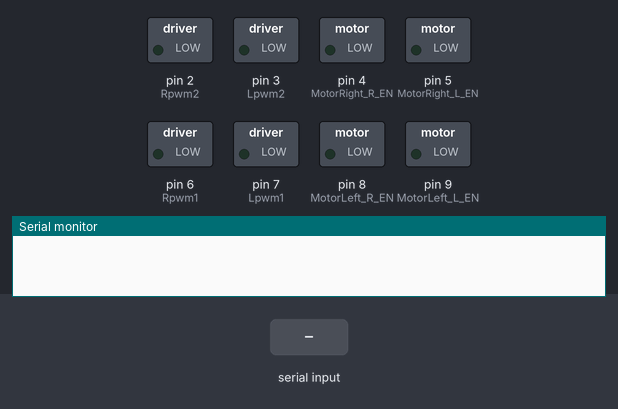
A sketch run on a simulated Arduino Mega 2560, built with avr-gcc and run on an emulated ATmega2560. Shown: switched loads named in the sketch (green lamp = pin HIGH), the last lines printed to the serial monitor. Inputs (shaded band) come from the test bench.

Above: at 1.2 s.
1.3 s: "<R90>" received over the second serial link
At 2.5 s:
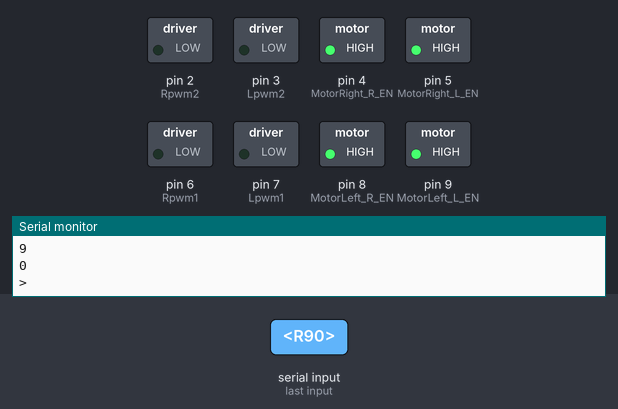
2.8 s: "<q>" received over the second serial link
4.3 s: "<R,45>" received over the second serial link
At 4.9 s:
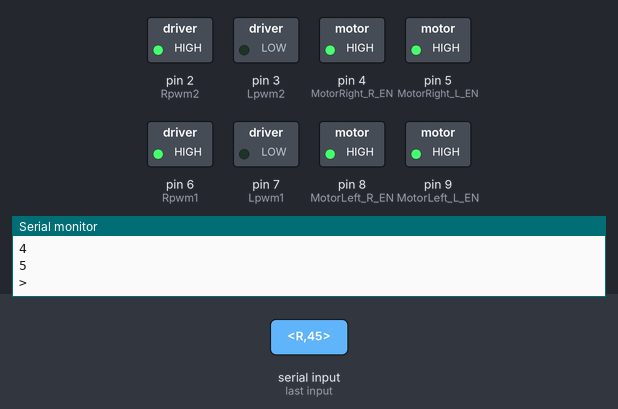
5.8 s: "<L90>" received over the second serial link
At 6.1 s:
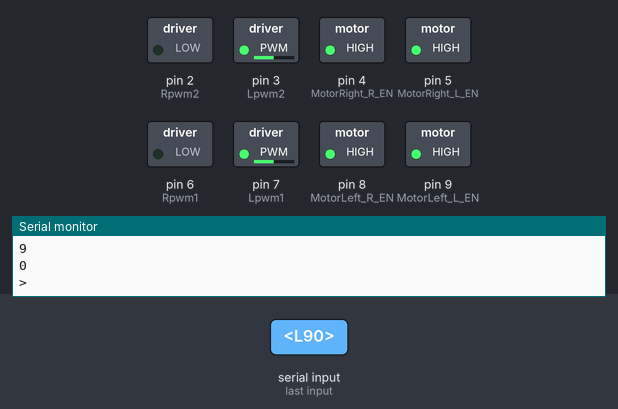
Timing chart, 0 to 8.3 s (numbered marks = the images above; inputs shaded):
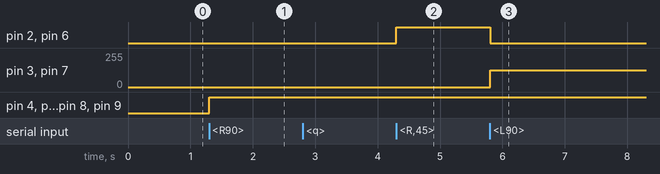

Measured:
- after the input at 1.3 s, pin 4 (MotorRight_R_EN), pin 5 (MotorRight_L_EN), pin 8 (MotorLeft_R_EN), pin 9 (MotorLeft_L_EN): LOW → HIGH at once
- after the input at 4.3 s, pin 2 (Rpwm2), pin 6 (Rpwm1): LOW → HIGH at once
- after the input at 5.8 s, pin 2 (Rpwm2), pin 6 (Rpwm1): HIGH → LOW at once; pin 3 (Lpwm2), pin 7 (Lpwm1): 0/255 → 125/255 at once

The sketch:

RC-Car.ino
```cpp
/*
 SETUP

 Connections:
 Bluetooth (e.g HC-05)-> Arduino Mega 2560
 TXD - RX1 (19)
 RXD - TX1 (18)
 VCC - 5V
 GND - GND

 BTS7960 -> Arduino Mega 2560
 MotorRight_R_EN - 4
 MotorRight_L_EN - 5
 MotorLeft_R_EN - 8
 MotorLeft_L_EN - 9
 Rpwm1 - 6
 Lpwm1 - 7
 Rpwm2 - 2
 Lpwm2 - 3

 ROBOT CONTROL STATES:
 0 - stop_Robot
 1 - turn_Right
 2 - turn_Left
 3 - go_Forward
 4 - go_Backward
 */
#include <math.h>

/*BTS7960 Motor Driver Carrier*/
const int MotorRight_R_EN = 4; // Pin to control the clockwise direction of Right Motor
const int MotorRight_L_EN = 5; // Pin to control the counterclockwise direction of Right Motor
const int MotorLeft_R_EN = 8; // Pin to control the clockwise direction of Left Motor
const int MotorLeft_L_EN = 9; // Pin to control the counterclockwise direction of Left Motor
const int Rpwm1 = 6; // pwm output - motor A
const int Lpwm1 = 7; // pwm output - motor B
const int Rpwm2 = 2; // pwm output - motor A
const int Lpwm2 = 3; // pwm output - motor B
long pwmLvalue = 255;
long pwmRvalue = 255;
byte pwmChannel;
char command = 'S';
char prevCommand = 'A';
int velocity = 0;
unsigned long timer0 = 2000;  //Stores the time (in millis since execution started)
unsigned long timer1 = 0;  //Stores the time when the last command was received from the phone

const char startOfNumberDelimiter = '<';
const char endOfNumberDelimiter = '>';
int robotControlState;
int last_mspeed;

void setup(){
  /*
  For Arduino Mega 2560
  Serial1 RX - pin 19
  Serial1 TX - pin 18
  */

  Serial1.begin(9600);//Default Bluetooth Baudrate for HC-05
  Serial.begin(9600);

  //Setup Right Motors
  pinMode(MotorRight_R_EN, OUTPUT); //Initiates Motor Channel A1 pin
  pinMode(MotorRight_L_EN, OUTPUT); //Initiates Motor Channel A2 pin

  //Setup Left Motors
  pinMode(MotorLeft_R_EN, OUTPUT); //Initiates Motor Channel B1 pin
  pinMode(MotorLeft_L_EN, OUTPUT); //Initiates Motor Channel B2 pin

  //Setup PWM pins as Outputs
  pinMode(Rpwm1, OUTPUT);
  pinMode(Lpwm1, OUTPUT);
  pinMode(Rpwm2, OUTPUT);
  pinMode(Lpwm2, OUTPUT);

  stop_Robot();
}// void setup()

void loop(){
  if(Serial1.available() > 0){
    timer1 = millis();
    prevCommand = command;
    command = Serial1.read();
    //Change pin mode only if new command is different from previous.
    if(command!=prevCommand){
      Serial.println(command);
      switch(command){
      case 'R':
        go_Forward(velocity);
        break;
      case 'L':
        go_Backwad(velocity);
        break;
      case 'B':
        turn_Left(velocity);
        break;
      case 'F':
        turn_Right(velocity);
        break;
      case 'S':
        stopRobot(1);
        break;
      default:  //Get velocity
        if(command=='q'){
          velocity = 255;  //Full velocity
        }
        else{
          //Chars '0' - '9' have an integer equivalence of 48 - 57, accordingly.
          if((command >= 48) && (command <= 57)){
            //Subtracting 48 changes the range from 48-57 to 0-9.
            //Multiplying by 25 changes the range from 0-9 to 0-225.
            velocity = (command - 48)*25;
          }
        }
      }
    }
  }
}

void stop_Robot(){
    SetMotors(2);
    analogWrite(Rpwm1, 0);
    analogWrite(Lpwm1, 0);
    analogWrite(Rpwm2, 0);
    analogWrite(Lpwm2, 0);
    robotControlState = 0;
}

void turn_Right(int mspeed){
    SetMotors(1);
    analogWrite(Rpwm1, 0);
    analogWrite(Lpwm1, mspeed);
    analogWrite(Rpwm2, mspeed);
    analogWrite(Lpwm2, 0);
    robotControlState=1;
    last_mspeed=mspeed;
}

void turn_Left(int mspeed){
    SetMotors(1);
    analogWrite(Rpwm1, mspeed);
    analogWrite(Lpwm1, 0);
    analogWrite(Rpwm2, 0);
    analogWrite(Lpwm2, mspeed);
    robotControlState=2;
    last_mspeed=mspeed;
}

void go_Forward(int mspeed){
    SetMotors(1);
    analogWrite(Rpwm1, mspeed);
    analogWrite(Lpwm1, 0);
    analogWrite(Rpwm2, mspeed);
    analogWrite(Lpwm2, 0);
    robotControlState=3;
    last_mspeed=mspeed;
}

void go_Backwad(int mspeed){
    SetMotors(1);
    analogWrite(Rpwm1, 0);
    analogWrite(Lpwm1, mspeed);
    analogWrite(Rpwm2, 0);
    analogWrite(Lpwm2, mspeed);
    robotControlState=4;
    last_mspeed=mspeed;
}

void stopRobot(int delay_ms){
  SetMotors(2);
  analogWrite(Rpwm1, 0);
  analogWrite(Lpwm1, 0);
  analogWrite(Rpwm2, 0);
  analogWrite(Lpwm2, 0);
  delay(delay_ms);
}

void SetPWM(const long pwm_num, byte pwm_channel){
  if(pwm_channel==1){
    analogWrite(Rpwm1, 0);
    analogWrite(Rpwm2, 0);
    analogWrite(Lpwm1, pwm_num);
    analogWrite(Lpwm2, pwm_num);
    pwmRvalue = pwm_num;
  }
  else if(pwm_channel==2){
    analogWrite(Lpwm1, 0);
    analogWrite(Lpwm2, 0);
    analogWrite(Rpwm1, pwm_num);
    analogWrite(Rpwm2, pwm_num);
    pwmLvalue = pwm_num;
  }
}

void SetMotors(int controlCase){
  switch(controlCase){
    case 1:
      digitalWrite(MotorRight_R_EN, HIGH);
      digitalWrite(MotorRight_L_EN, HIGH);
      digitalWrite(MotorLeft_R_EN, HIGH);
      digitalWrite(MotorLeft_L_EN, HIGH);
    break;
    case 2:
      digitalWrite(MotorRight_R_EN, LOW);
      digitalWrite(MotorRight_L_EN, LOW);
      digitalWrite(MotorLeft_R_EN, LOW);
      digitalWrite(MotorLeft_L_EN, LOW);
    break;
  }
}
```
